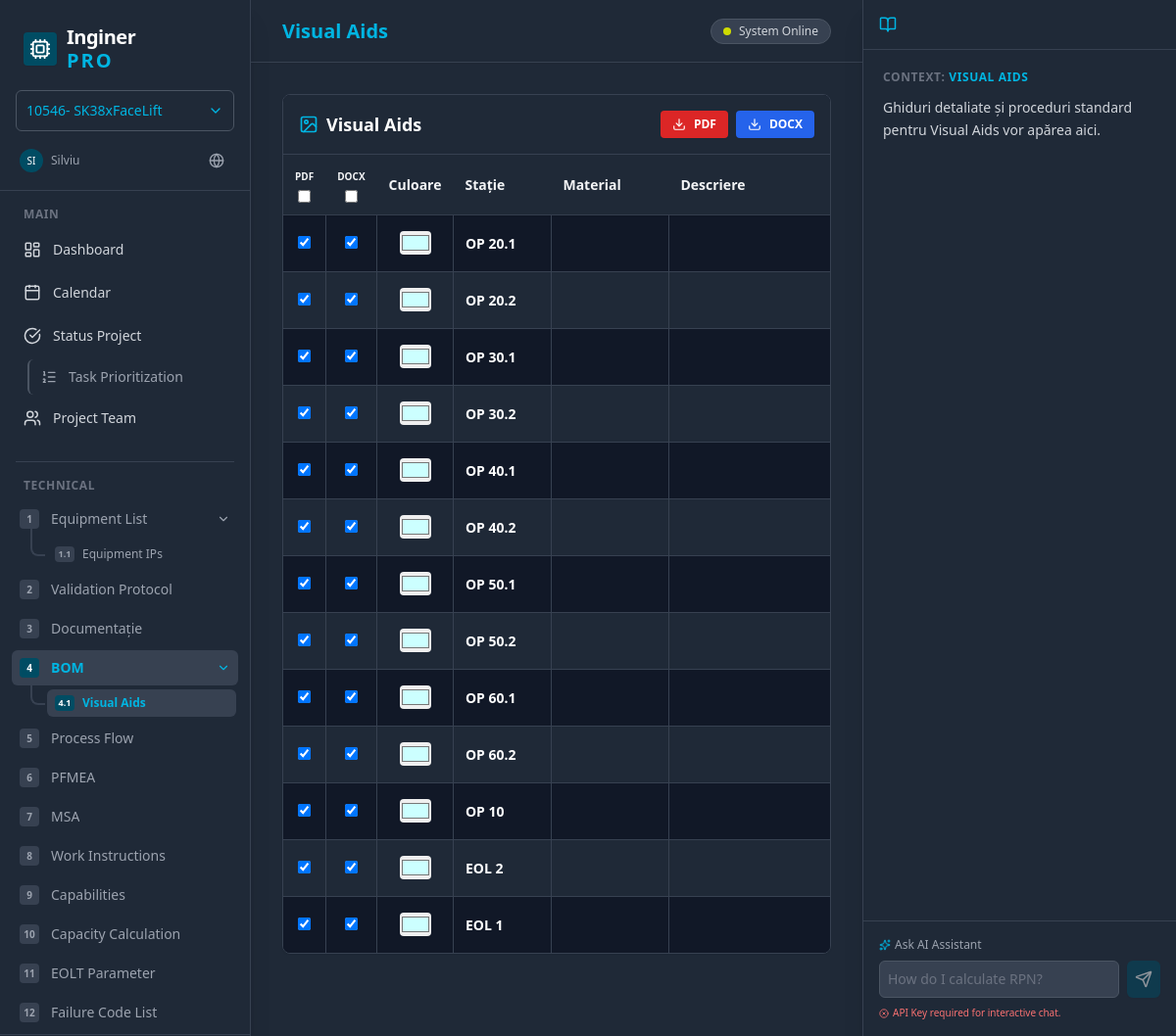
The page /visual-aids/ on the database its author committed.
### core/models.py (models this page shows, shortened)
class BomItem(models.Model):
    station = models.CharField(max_length=100)
    part_number = models.CharField(max_length=100, verbose_name="Material/Part Number")
    description = models.TextField(blank=True)
    quantity = models.PositiveIntegerField(default=1)
    visual_aid_bg_color = models.CharField(max_length=7, default='#CCFFFF')
    image = models.ImageField(upload_to='bom_images/', blank=True, null=True)
    order = models.PositiveIntegerField(default=0)
    variants = models.ManyToManyField(Variant, through='BomItemVariant', related_name='bom_items')
    class Meta:
        ordering = ['order', 'station']

### core/views.py (the view)
# urls.py: path('visual-aids/', views.visual_aids, name='visual_aids'),
def visual_aids(request):
    bom_items = BomItem.objects.prefetch_related('item_variants__variant').all()
    variants = Variant.objects.all()
    context = {
        'active_view': 'visual_aids',
        'page_title': 'Visual Aids',
        'bom_items': bom_items,
        'variants': variants,
    }
    return render(request, 'visual_aids.html', context)

### templates/visual_aids.html (shortened to what this page needs)
{% extends 'base.html' %}
{% load static %}
{% load validation_extras %}
{% block content %}
<div
    class="bg-white dark:bg-gray-900 rounded-lg border border-gray-200 dark:border-gray-700 shadow-sm flex flex-col h-[calc(100vh-180px)] overflow-hidden">
    <div
        class="p-4 border-b border-gray-200 dark:border-gray-700 flex justify-between items-center bg-gray-50 dark:bg-gray-800">
        <h2 class="text-lg font-bold text-gray-800 dark:text-white flex items-center gap-2">
            <i data-lucide="image" class="w-5 h-5 text-preh-petrol dark:text-preh-light-blue"></i>
            Visual Aids
        </h2>
        <div class="flex gap-2">
            <form action="{% url 'visual_aids_export_pdf' %}" method="post" class="inline">
                <button type="submit"
                    class="flex items-center gap-2 px-3 py-1.5 bg-red-600 text-white rounded hover:bg-red-700 transition-colors text-xs font-bold shadow-sm">
                    <i data-lucide="download" class="w-3.5 h-3.5"></i>
                    PDF
                </button>
            </form>
            <form action="{% url 'visual_aids_export_docx' %}" method="post" class="inline">
                <button type="submit"
                    class="flex items-center gap-2 px-3 py-1.5 bg-blue-600 text-white rounded hover:bg-blue-700 transition-colors text-xs font-bold shadow-sm">
                    <i data-lucide="download" class="w-3.5 h-3.5"></i>
                    DOCX
                </button>
            </form>
        </div>
    </div>
    <div class="flex-1 overflow-auto">
        <table class="w-full text-sm text-left border-collapse">
            <thead
                class="bg-gray-100 dark:bg-gray-800 text-gray-700 dark:text-gray-100 font-semibold sticky top-0 shadow-sm z-10">
                <tr>
                    <th class="p-3 border-b dark:border-gray-700 w-12 text-center">
                        <div class="flex flex-col items-center">
                            <span class="text-[10px] mb-1">PDF</span>
                            <input type="checkbox" id="select-all-pdf" onchange="toggleAll('pdf', this.checked)" />
                        </div>
                    </th>
                    <th class="p-3 border-b dark:border-gray-700 w-12 text-center">
                        <div class="flex flex-col items-center">
                            <span class="text-[10px] mb-1">DOCX</span>
                            <input type="checkbox" id="select-all-docx" onchange="toggleAll('docx', this.checked)" />
                        </div>
                    </th>
                    <th class="p-3 border-b dark:border-gray-700 w-20 text-center">Culoare</th>
                    <th class="p-3 border-b dark:border-gray-700 min-w-[100px]">Stație</th>
                    <th class="p-3 border-b dark:border-gray-700 min-w-[120px]">Material</th>
                    <th class="p-3 border-b dark:border-gray-700 min-w-[200px]">Descriere</th>
                </tr>
            </thead>
            <tbody class="divide-y divide-gray-100 dark:divide-gray-700">
                {% for item in bom_items %}
                <tr
                    class="hover:bg-gray-50 dark:hover:bg-gray-800 {% if forloop.counter|divisibleby:2 %}bg-gray-50 dark:bg-gray-800{% else %}bg-white dark:bg-gray-900{% endif %}">
                    <td class="p-3 text-center border-r dark:border-gray-700">
                        <input type="checkbox" name="pdf_{{ item.id }}" class="pdf-checkbox" checked />
                    </td>
                    <td class="p-3 text-center border-r dark:border-gray-700">
                        <input type="checkbox" name="docx_{{ item.id }}" class="docx-checkbox" checked />
                    </td>
                    <td class="p-3 text-center border-r dark:border-gray-700">
                        <input type="color" value="{{ item.visual_aid_bg_color }}"
                            hx-post="/visual-aids/color/{{ item.id }}/" hx-trigger="change" name="color"
                            class="w-8 h-6 p-0 border-0 rounded cursor-pointer" />
                    </td>
                    <td class="p-3 font-bold dark:text-white border-r dark:border-gray-700">{{ item.station }}</td>
                    <td class="p-3 text-preh-petrol dark:text-preh-light-blue font-mono border-r dark:border-gray-700">
                        {{ item.part_number }}</td>
                    <td class="p-3 dark:text-gray-200 border-r dark:border-gray-700">{{ item.description }}</td>
                </tr>
                {% empty %}
                <tr>
                    <td colspan="7" class="p-8 text-center text-gray-400">
                        Nu există articole BOM. Adăugați articole în pagina BOM.
                    </td>
                </tr>
                {% endfor %}
            </tbody>
        </table>
    </div>
</div>
{% endblock %}

### templates/base.html (style rules this page uses)
* { scrollbar-width: thin; scrollbar-color: #4b5563 #1f2937; }

### rows shown on the page
BomItem: color "#ccffff", station "OP 20.1"
BomItem: color "#ccffff", station "OP 20.2"
BomItem: color "#ccffff", station "OP 30.1"
BomItem: color "#ccffff", station "OP 30.2"
BomItem: color "#ccffff", station "OP 40.1"
BomItem: color "#ccffff", station "OP 40.2"
BomItem: color "#ccffff", station "OP 50.1"
BomItem: color "#ccffff", station "OP 50.2"
BomItem: color "#ccffff", station "OP 60.1"
BomItem: color "#ccffff", station "OP 60.2"
BomItem: color "#ccffff", station "OP 10"
BomItem: color "#ccffff", station "EOL 2"
BomItem: color "#ccffff", station "EOL 1"

### other values the page prints
{{ page_title|default:"Dashboard" }} "Visual Aids"
{{ page_title|default:"Dashboard" }} "VISUAL AIDS"
